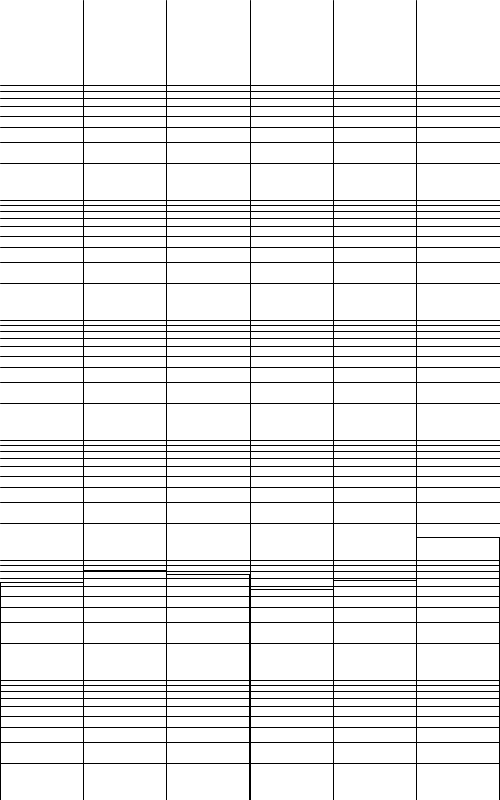
Frame 1 (no input)
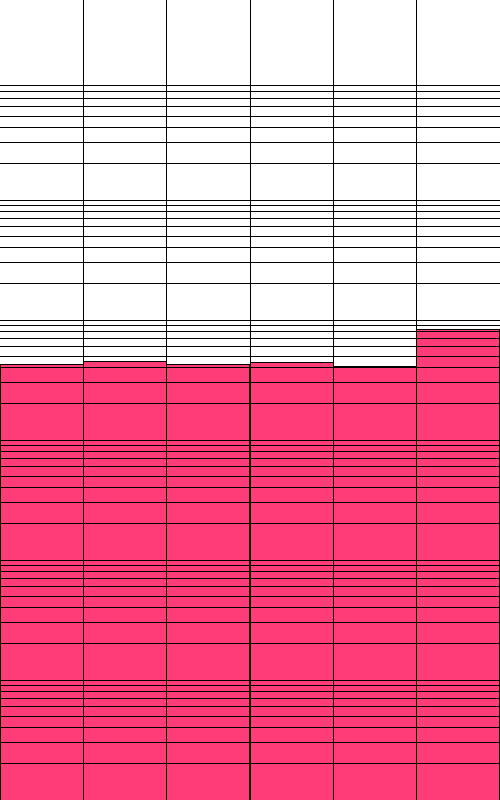
Frame 60 (the mouse pressed at the canvas centre just before this capture)
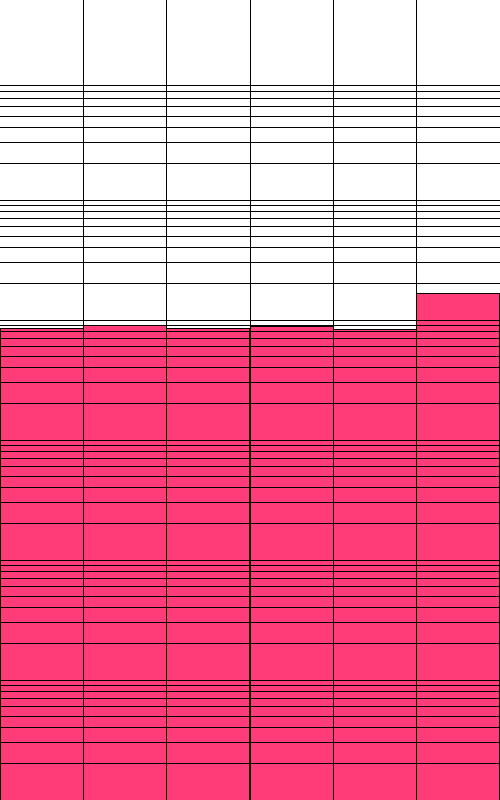
Frame 120 (the mouse held since frame 60 and released just before this capture)

The Processing sketch that drew these frames (run headless with seeded random() and noise(); from frame 60 on, the mouse is pressed at the canvas centre):

// Processing sketch: A2_2
// ── A2_2.pde
import java.util.Random;

int[] colum = new int[6];
int counter=0;
byte[] randomBytes = new byte[1000100];
int numberRate = 500;


void setup() {
  size(500, 800);
  background(255);

  Random rd = new Random();
  rd.nextBytes(randomBytes);

  for (int t=0; t<5; t++) {
    colum[t] =0;
  }
}


void draw() {

  //randomN();

  columHeight();
  colum();
  grid();
}

// makes the grid
void grid() {
  for ( int j=1; j<=6; j++) {
    line(j*width/6, height, j*width/6, 0);
  }
  for ( int i=1; i < 1000000; i+=pow(10, floor(log(i)/log(10)))) {
    float h = height-(log(i)/log(10)*120);
    line(0, h, width, h);
  }
  fill(255, 60, 120);
}


//makes the pink colums that will shows
void colum() {
  for (int t=0; t<6; t++) {
    //print("["+ (-colum[t]) + "] ");
    rect(0+t*width/6, height, width/6, log(colum[t])/log(10f)*-120);
    //println("t is:", t );
  }
}
// gets a random number fro the array and updates the height of the colum
void columHeight() {
  for (int i = 0; i < numberRate; i++) {
    if (counter>=1000000) {
      noLoop();
    } else {
      int count= min(int(randomBytes[counter]) % 7, 5);
      
      colum[count]++;
      counter+=1;
      println("counter:" + counter);
    }
  }
}


void mouseClicked() {
  int random;
  random = (int) random(1, 6);
  println("random number is:", random  );
}
